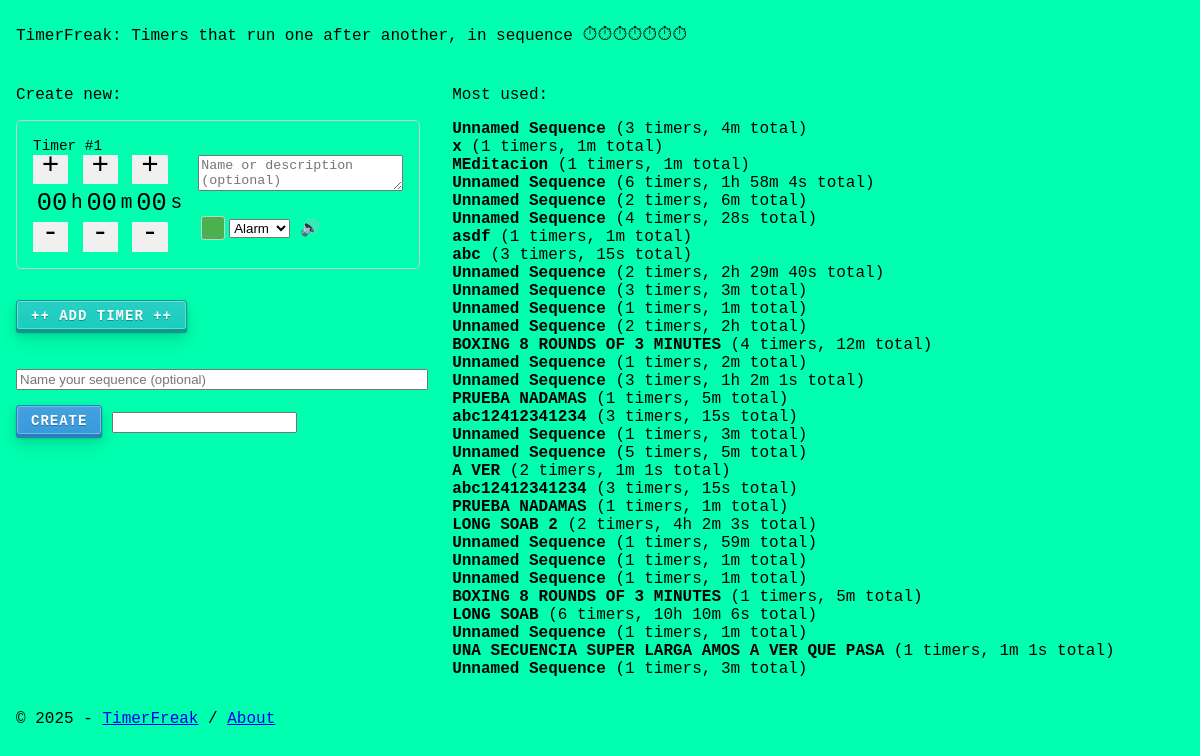
The page / on the database its author committed.
### app.py (models this page shows, shortened)
class Sequence(db.Model):
    id = db.Column(String(20), primary_key=True)
    name = db.Column(String(100))
    created_at = db.Column(DateTime(timezone=False), server_default=func.now())
    timers = relationship('Timer', backref='sequence', cascade="all, delete-orphan", order_by="Timer.timer_order")

### app.py (the view, shortened to what this page needs)
@app.route("/")
def index():
    available_sounds = Sound.query.order_by(Sound.name).all()
    sequence_start_counts = db.session.query(
        CounterLog.sequence_id,
        func.count(CounterLog.id).label('start_count')
    ).filter(CounterLog.event_type == 'sequence_start')\
    .group_by(CounterLog.sequence_id).subquery()
    sequence_timer_info = db.session.query(
        Timer.sequence_id,
        func.count(Timer.id).label('timer_count'),
        func.sum(Timer.duration).label('total_sequence_duration')
    ).group_by(Timer.sequence_id).subquery()
    most_used_sequences_query = db.session.query(
        Sequence.id,
        Sequence.name,
        sequence_start_counts.c.start_count, # Count of starts for this sequence
        sequence_timer_info.c.timer_count,   # Count of timers in this sequence
        sequence_timer_info.c.total_sequence_duration # Sum of durations in this sequence
    ).join(sequence_start_counts, Sequence.id == sequence_start_counts.c.sequence_id)\
    .outerjoin(sequence_timer_info, Sequence.id == sequence_timer_info.c.sequence_id)\
    .order_by(sequence_start_counts.c.start_count.desc())\
    .limit(35) # Get top 35 most used sequences
    most_used_sequences_raw = most_used_sequences_query.all()
    most_used_sequences = []
    for seq in most_used_sequences_raw:
        total_seconds = seq.total_sequence_duration if seq.total_sequence_duration is not None else 0
        hours = total_seconds // 3600
        minutes = (total_seconds % 3600) // 60
        seconds = total_seconds % 60
        duration_parts = []
        if hours > 0:
            duration_parts.append(f"{hours}h")
        if minutes > 0:
            duration_parts.append(f"{minutes}m")
        if seconds > 0 or (total_seconds == 0 and not duration_parts): # Show 0s if total is 0
            duration_parts.append(f"{seconds}s")
        duration_display = " ".join(duration_parts) if duration_parts else "0s"
        most_used_sequences.append({
            'id': seq.id,
            'name': seq.name if seq.name else f'Unnamed Sequence',
            'use_count': seq.start_count,
            'timer_count': seq.timer_count if seq.timer_count is not None else 0,
            'total_duration_display': duration_display.strip()
        })
    return render_template("index.html",
                           available_sounds=available_sounds,
                           most_used_sequences=most_used_sequences)

### app.py (called while the page is built, shortened)
@app.context_processor
def inject_global_data():
    return dict(current_year=datetime.now().year)

    def __call__(self, environ, start_response):
        script_name = environ.get('HTTP_X_SCRIPT_NAME', '')
        return self.app(environ, start_response)

### templates/index.html (shortened to what this page needs)
<!DOCTYPE html>
<html>
<head>
    <link rel="stylesheet" href="{{ url_for('static', filename='style.css') }}" />
</head>
<body style="background-color: #00ffae">
    <p style="padding: .5rem 1rem">TimerFreak: Timers that run one after another, in sequence
        <big>&#x23F1;&#x23F1;&#x23F1;&#x23F1;&#x23F1;&#x23F1;&#x23F1;</big></p>
    <div class="flex-container">
        <div class="flex-container-internal" style="min-width: 400px; padding: 1rem;padding-top: 0; ">
            <p>Create new:</p>
            <form action="{{ url_for('start_timer') }}" method="post" id="timerForm">
                <div id="timerInputs">
                    <div class="timer-form">
                        <label>Timer #1</label>
                        <div class="flex-container">
                            <div class="flex-container-internal">
                                <div class="timer-digits">
                                    <div class="digit-group">
                                        <a href="#" class="digit-button" onclick="incrementDigit(event, 'hours')">+</a>
                                        <div class="input-label-row">
                                            <input type="number" class="digit-input" name="hours[]" min="0" max="24"
                                                value="00" size="2">
                                            <span>h</span>
                                        </div>
                                        <a href="#" class="digit-button" onclick="decrementDigit(event, 'hours')">-</a>
                                    </div>
                                    <div class="digit-group">
                                        <a href="#" class="digit-button"
                                            onclick="incrementDigit(event, 'minutes')">+</a>
                                        <div class="input-label-row">
                                            <input type="number" class="digit-input" name="minutes[]" min="0" max="59"
                                                value="00" size="2">
                                            <span>m</span>
                                        </div>
                                        <a href="#" class="digit-button"
                                            onclick="decrementDigit(event, 'minutes')">-</a>
                                    </div>
                                    <div class="digit-group">
                                        <a href="#" class="digit-button"
                                            onclick="incrementDigit(event, 'seconds')">+</a>
                                        <div class="input-label-row">
                                            <input type="number" class="digit-input" name="seconds[]" min="0" max="59"
                                                value="00" size="2">
                                            <span>s</span>
                                        </div>
                                        <a href="#" class="digit-button"
                                            onclick="decrementDigit(event, 'seconds')">-</a>
                                    </div>
                                </div>
                            </div>
                            <div class="flex-container-internal" style="margin-left: 1em">
                                <textarea style="margin-bottom: 1.25em;" name="timer_name[]" rows="2" cols="23"
                                    placeholder="Name or description (optional)"></textarea>
                                <table>
                                    <tr>
                                        <td><input type="color" name="color[]" value="#4caf50"></td>
                                        <td><select name="alarm_sound[]">
                                                {% for sound in available_sounds %}
                                                <option value="{{ sound.filename }}">{{ sound.name }}</option>
                                                {% endfor %}
                                            </select> <a href="#" class="" style="text-decoration: none;"
                                                onclick="previewSound(event)">&#128266;</a>
                                        </td>
                                        <td style="text-align: right;"></td>
                                    </tr>
                                </table>
                            </div>
                        </div>
                    </div>
                </div>
                <br>
                <a href="#" class="btn-solid-3d btn-default" onclick="addTimer(event)">++ Add Timer ++</a><br>
                <br><br><input type="text" style="width:100%" name="sequence_name"
                    placeholder="Name your sequence (optional)"><br><br>
                <a href="#" class="btn-solid-3d btn-blue" onclick="submitForm(event)">Create</a>
                <input type="text" name="website" id="website" class="honeypot-field" tabindex="-1" autocomplete="off">
            </form>
        </div>
        <div class="flex-container-internal" style="margin: 0; padding: 1rem; padding-top: 0;">
            <div class="most-used-sequences">
                <p>Most used:</p>
                {% if most_used_sequences %}
                <ul>
                    {% for seq in most_used_sequences %}
                    <li>
                        <a alt="used {{ seq.use_count }} times"
                            href="{{ url_for('redirect_to_timer', sequence_id=seq.id) }}" class="view-sequence-link">
                            {{ seq.name }} </a> ({{ seq.timer_count }} timers, {{ seq.total_duration_display }} total)
                    </li>
                    {% endfor %}
                </ul>
                {% else %}
                <p>No sequences used frequently yet. Start some timers!</p>
                {% endif %}
            </div>
        </div>
        {% include 'footer.html' %}
</body>
</html>

### static/style.css (style rules this page uses)
body { margin: 0; padding: 0; font-family: 'Courier New', Courier, monospace; }
.flex-container { display: flex; flex-wrap: wrap; align-content: stretch; }
.flex-container-internal { background-color: inherit; }
.most-used-sequences ul { margin: 0; padding: 0; }
.most-used-sequences ul li { display: block; list-style-type: none; margin: 0; white-space: nowrap; overflow: hidden; text-overflow: ellipsis; }
.most-used-sequences .view-sequence-link { text-decoration: none; color: inherit; font-weight: bold; }
.timer-form { overflow: hidden; transition: all 0.3s ease-out; margin-bottom: 1rem; padding: 1rem; border: 1px solid #ccc; border-radius: 5px; }
.timer-form label { font-size: 0.9rem; }
.timer-digits { font-family: monospace; font-size: 1.5em; display: flex; justify-content: left; margin: 0em; }
.digit-group { display: flex; flex-direction: column; align-items: left; text-align: left; margin: 0 0em; }
.input-label-row { display: flex; align-items: center; margin: 0em 0; }
.digit-button { width: 1.2em; height: 1em; line-height: .8em; font-size: 1.5em; padding: 0; margin: 0; border: none; background-color: #f0f0f0; cursor: pointer; display: block; text-align: center; text-decoration: none; color: inherit; box-sizing: border-box; }
.digit-input { width: 2em; height: 1.5em; font-size: 1.3em; font-family: monospace; text-align: center; border: none; background-color: transparent; padding: 0; margin: 0; }
input[type=number] { -moz-appearance: textfield; width: 1.5em; }
.btn-solid-3d { border: 1px solid #0f988e; font-family: 'Courier New', Courier, monospace; letter-spacing: 1px; padding: 0 1em; text-align: center; display: inline-block; height: 30px; line-height: 30px; font-size: 14px; text-transform: uppercase; font-weight: bold; border-radius: 3px; outline: none; -webkit-user-select: none; -moz-user-select: none; -o-user-select: none; -ms-user-select: none; user-select: none; cursor: pointer; top: -3px; transform: translateY(0px); position: relative; box-shadow: inset 0 30px 30px -15px rgba(255, 255, 255, .1), inset 0 0 0 1px rgba(255, 255, 255, .3), inset 0 1px 20px rgba(0, 0, 0, 0), 0 3px 0 #0f988e, 0 3px 2px rgba(0, 0, 0, .2), 0 5px 10px rgba(0, 0, 0, .1), 0 10px 20px rgba(0, 0, 0, .1); background: #15ccbe; color: white; text-shadow: 0 1px 0 rgba(0, 0, 0, .3); transition: 25ms all; -webkit-transition: 25ms all; -moz-transition: 25ms all; -o-transition: 25ms all; -ms-transition: 25ms all; text-decoration: none; box-sizing: border-box; vertical-align: middle; }
input[type="color"] { -webkit-appearance: none; -moz-appearance: none; appearance: none; width: 1.5rem; height: 1.5rem; border: none; background: none; padding: 0; cursor: pointer; vertical-align: top; }
.btn-default { border-color: #0f988e; background: #15ccbe; box-shadow: inset 0 30px 30px -15px rgba(255, 255, 255, .1), inset 0 0 0 1px rgba(255, 255, 255, .3), inset 0 1px 20px rgba(0, 0, 0, 0), 0 3px 0 #0f988e, 0 3px 2px rgba(0, 0, 0, .2), 0 5px 10px rgba(0, 0, 0, .1), 0 10px 20px rgba(0, 0, 0, .1); text-shadow: 0 1px 0 rgba(0, 0, 0, .3); }
.btn-blue { border-color: #2980b9; background: #3498db; box-shadow: inset 0 30px 30px -15px rgba(255, 255, 255, .1), inset 0 0 0 1px rgba(255, 255, 255, .3), inset 0 1px 20px rgba(0, 0, 0, 0), 0 3px 0 #2980b9, 0 3px 2px rgba(0, 0, 0, .2), 0 5px 10px rgba(0, 0, 0, .1), 0 10px 20px rgba(0, 0, 0, .1); text-shadow: 0 1px 0 rgba(0, 0, 0, .3); }

### rows shown on the page
Sequence: name "Unnamed Sequence", timer_count "3", total_duration_display "4m"
Sequence: name "x", timer_count "1", total_duration_display "1m"
Sequence: name "MEditacion", timer_count "1", total_duration_display "1m"
Sequence: name "Unnamed Sequence", timer_count "6", total_duration_display "1h 58m 4s"
Sequence: name "Unnamed Sequence", timer_count "2", total_duration_display "6m"
Sequence: name "Unnamed Sequence", timer_count "4", total_duration_display "28s"
Sequence: name "asdf", timer_count "1", total_duration_display "1m"
Sequence: name "abc", timer_count "3", total_duration_display "15s"
Sequence: name "Unnamed Sequence", timer_count "2", total_duration_display "2h 29m 40s"
Sequence: name "Unnamed Sequence", timer_count "3", total_duration_display "3m"
Sequence: name "Unnamed Sequence", timer_count "1", total_duration_display "1m"
Sequence: name "Unnamed Sequence", timer_count "2", total_duration_display "2h"
Sequence: name "BOXING 8 ROUNDS OF 3 MINUTES", timer_count "4", total_duration_display "12m"
Sequence: name "Unnamed Sequence", timer_count "1", total_duration_display "2m"
Sequence: name "Unnamed Sequence", timer_count "3", total_duration_display "1h 2m 1s"
Sequence: name "PRUEBA NADAMAS", timer_count "1", total_duration_display "5m"
Sequence: name "abc12412341234", timer_count "3", total_duration_display "15s"
Sequence: name "Unnamed Sequence", timer_count "1", total_duration_display "3m"
Sequence: name "Unnamed Sequence", timer_count "5", total_duration_display "5m"
Sequence: name "A VER", timer_count "2", total_duration_display "1m 1s"
Sequence: name "abc12412341234", timer_count "3", total_duration_display "15s"
Sequence: name "PRUEBA NADAMAS", timer_count "1", total_duration_display "1m"
Sequence: name "LONG SOAB 2", timer_count "2", total_duration_display "4h 2m 3s"
Sequence: name "Unnamed Sequence", timer_count "1", total_duration_display "59m"
Sequence: name "Unnamed Sequence", timer_count "1", total_duration_display "1m"
Sequence: name "Unnamed Sequence", timer_count "1", total_duration_display "1m"
Sequence: name "BOXING 8 ROUNDS OF 3 MINUTES", timer_count "1", total_duration_display "5m"
Sequence: name "LONG SOAB", timer_count "6", total_duration_display "10h 10m 6s"
Sequence: name "Unnamed Sequence", timer_count "1", total_duration_display "1m"
Sequence: name "UNA SECUENCIA SUPER LARGA AMOS A VER QUE PASA", timer_count "1", total_duration_display "1m 1s"
Sequence: name "Unnamed Sequence", timer_count "1", total_duration_display "3m"

### other values the page prints
form field value "Alarm"
